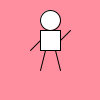
Frame 1 (no input)
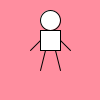
Frame 60 (the mouse pressed at the canvas centre just before this capture)
Frame 120 (the mouse held since frame 60 and released just before this capture): identical to frame 1, image omitted

The Processing sketch that drew these frames (run headless with seeded random() and noise(); from frame 60 on, the mouse is pressed at the canvas centre):

// Processing sketch: processing_97525
// ── processing_97525.pde

int x=0; // a counter
int up=1; // arm up or down

void setup() {
  size(100,100);
}

void draw(){
  // erase last frame
  background(255,142,159);
    
  // draw stick person
  ellipse(50,20,20,20);
  rectMode(CENTER);
  rect(50,40,20,20);
  line(55,50,60,70);
  line(45,50,40,70);
  line(40,40,30,50);
  
  // counter moves ahead  
  x=x+1;
  
  if (x==20) {
    // reset counter
    x=0;
    // change direction of arm
    up=up*-1;
  }
  if (up==1) {
    // arm up
    line(60,40,70,30);
  } else {
    // arm down
    line(60,40,70,50);
  }
   
}
